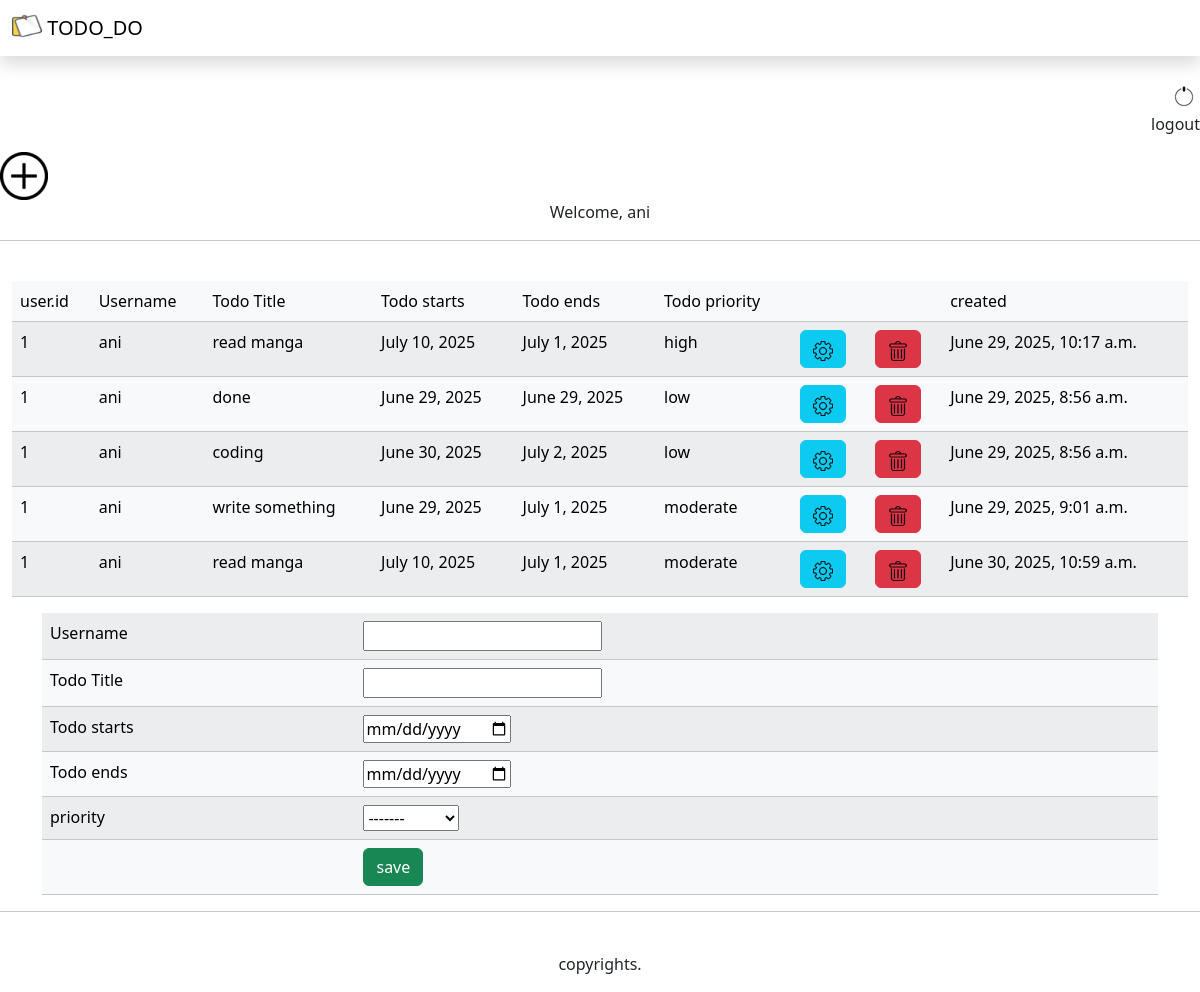
The app's page / (signed in) with its own data.
### apptodo/models.py (models this page shows, shortened)
class todotask(models.Model):
    choi = [
    ("low", "low"),
    ("moderate", "moderate"),
    ("high", "high"),
]
    username = models.CharField(max_length=20)
    Task = models.CharField(max_length=100)
    starts = models.DateField()
    ends = models.DateField()
    priority = models.CharField(choices= choi, max_length=10)
    created = models.DateTimeField(auto_now_add=True)
    class Meta:
        ordering = ['priority']

### apptodo/views.py (the view)
# urls.py: path('', views.home, name='hpage'),
@login_required
def home(request):
    form = taskForm()
    if request.method == 'POST':
        form = taskForm(request.POST)
        if form.is_valid():
            msg=form.save(commit=False)
            msg.save()
    msg = todotask.objects.all()
    context = {"form": form, "task": msg}
    return render(request, 'apptodo/home.html', context)

### apptodo/forms.py
class taskForm(ModelForm):
    class Meta:
        model = todotask
        fields = '__all__'

### apptodo/templates/apptodo/home.html (shortened to what this page needs)
{% extends 'welpage.html' %}
{% load static %}
{% block content %}
    <main><br>
        <section id="homesect">
            <div id="out">
                <figure>
                    <a href="{% url 'logout' %}" type="submit"><img src="{% static 'image/out.png' %}"></a>
                    <figcaption>logout</figcaption>
                </figure>
            </div>
            <a href="#creation"><img src="{% static 'image/plus.png' %}"></a>
            <div id="user">
                {% if user.is_authenticated %}
                <p>Welcome, {{user.username}} </p>
                {% endif %}
            </div><hr>
        </section><br>
        <section >
            <div class="container-fluid">
                <div>
                    <table class="table table-light table-striped">
                        <thead>
                            <tr>
                                <td>user.id</td>
                                <td>Username</td>
                                <td>Todo Title</td>
                                <td>Todo starts</td>
                                <td>Todo ends</td>
                                <td>Todo priority</td>
                                <td></td>
                                <td></td>
                                <td>created</td>
                            </tr>
                        </thead>
                        <tbody >
                            {% for i in task %}
                            {% if i.username == user.username %}
                            <form action="" method="post">{% csrf_token %}
                            <tr id ="row">
                                <td>{{user.id}}</td>
                                <td>{{i.username}}</td>
                                <td>{{i.Task}}</td>
                                <td>{{i.starts}}</td>
                                <td>{{i.ends}}</td>
                                <td>{{i.priority}}</td>
                                <td><a class="btn btn-info" id="update" href="{% url 'edit' i.id %}">
                                    <img id="pic" src="{% static 'image/edit.png' %}" alt="edit">
                                </a></td>
                                <td><a class="btn btn-danger" id="del" href="{% url 'del' i.id %}">
                                    <img id="pic" src="{% static 'image/del.png' %}" alt="del">
                                </a></td>
                                <td>{{i.created}}</td>
                            </tr>
                            </form>
                            {% endif %}
                            {% endfor %}
                        </tbody>
                    </table>
                </div>
            </div>
        </section>
        <section id="creation" class="sticky-bottom position-relative">
            <div class="container-md">
                <form action=" " method="post" id="task-form">{% csrf_token %}
                    <table class="table table-light table-striped">
                        <tr>
                            <td><label for="">Username</label></td>
                            <td><input type="text" name="username" id=""></td>
                        </tr>
                        <tr>
                            <td><label for="">Todo Title</label></td>
                            <td><input type="text" name="Task" id="name"></td>
                        </tr>
                        <tr>
                            <td><label for="">Todo starts</label></td>
                            <td><input type="date" name="starts" id="starts"></td>
                        </tr>
                        <tr>
                            <td><label for="">Todo ends</label></td>
                            <td><input type="date" name="ends" id="ends"></td>
                        </tr>
                        <tr>
                            <td><label for="">priority</label></td>
                            <td>
                                <select class="from-select" name="priority" id="priority">
                                    <option selected>-------</option>
                                </select>
                            </td>
                        </tr>
                        <tr>
                            <td></td><td>
                                <button class="btn btn-success" type="submit">save</button>
                            </td>
                        </tr>
                    </table>
                </form>
            </div>
        </section>
    </main><hr><br>
   <footer id="foot" >
        <p>copyrights.</p>
    </footer>
{% endblock content %}

### templates/welpage.html (shortened to what this page needs)
<!DOCTYPE html>
{% load static %}
<html lang="en">
<head>
    <link href="https://cdn.jsdelivr.net/npm/bootstrap@5.3.7/dist/css/bootstrap.min.css" rel="stylesheet">
    <link rel="stylesheet" href="{% static 'css/style.css' %}">
</head>
<body>
    <header>
        {% include 'nav.html' %}
    </header>
        {% block content %}{% endblock content %}
</body>
</html>

### templates/nav.html
{% load static %}
<nav class="navbar shadow sm bg-white sticky-top">
    <div class="container-fluid">
      <a class="navbar-brand" href="#">
        <img src="{% static 'image/note.png' %}" width="30" height="24" class="d-inline-block align-text-top">
        TODO_DO
      </a>
    </div>
  </nav>

### static/css/style.css (style rules this page uses)
a { text-decoration: none; color: rgb(0, 0, 0); }
#homesect { margin: auto auto 0 auto; }
#user { text-align: center; }
#out { text-align: right; }
#pic { width: 20px; height: 20px; }
#foot { text-align: center; }

### records on screen
todotask: username "ani", Task "read manga", starts "July 10, 2025", ends "July 1, 2025", priority "high", created "June 29, 2025, 10:17 a.m."
todotask: username "ani", Task "done", starts "June 29, 2025", ends "June 29, 2025", priority "low", created "June 29, 2025, 8:56 a.m."
todotask: username "ani", Task "coding", starts "June 30, 2025", ends "July 2, 2025", priority "low", created "June 29, 2025, 8:56 a.m."
todotask: username "ani", Task "write something", starts "June 29, 2025", ends "July 1, 2025", priority "moderate", created "June 29, 2025, 9:01 a.m."
todotask: username "ani", Task "read manga", starts "July 10, 2025", ends "July 1, 2025", priority "moderate", created "June 30, 2025, 10:59 a.m."

### other values on screen
{{ user.username }} "ani"
{{ user.id }} "1"
